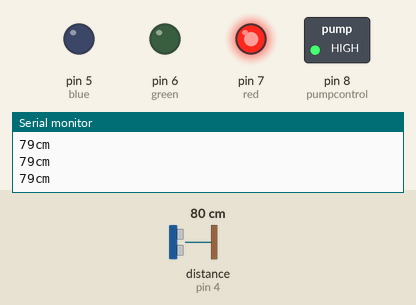
The sketch below on a simulated Arduino Uno, built with avr-gcc and run on an emulated ATmega328P. Shown: switched loads named in the sketch (green lamp = pin HIGH), output pins drawn as LEDs (lit = HIGH), the last lines printed to the serial monitor. Wiring (inferred from the names in the program): ultrasonic range finder: trigger pin 3; echo pin 4. The test bench sets the inputs (shaded band); at power-on: distance to the obstacle (sensor on pin 4) 80 cm. The echo pulse lasts 58.3 µs per cm; pins used as bus, display or sensor lines are not drawn.

Above: at 1.2 s.
1.3 s: distance to the obstacle (sensor on pin 4) set to 22 cm
2.8 s: distance to the obstacle (sensor on pin 4) set to 18 cm
At 3.7 s:
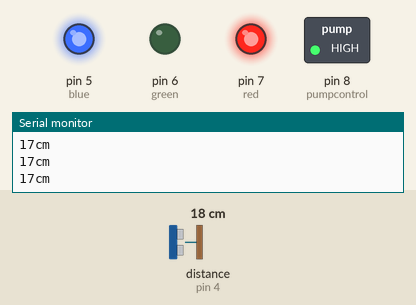
4.5 s: distance to the obstacle (sensor on pin 4) set to 14 cm
6.0 s: distance to the obstacle (sensor on pin 4) set to 11 cm
At 7.1 s:
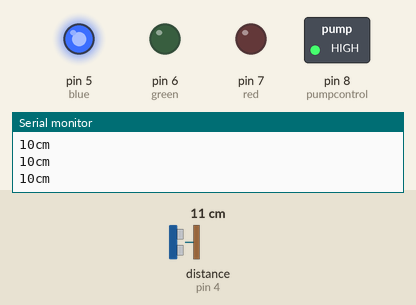
7.7 s: distance to the obstacle (sensor on pin 4) set to 9 cm
9.2 s: distance to the obstacle (sensor on pin 4) set to 6 cm
At 10.3 s:
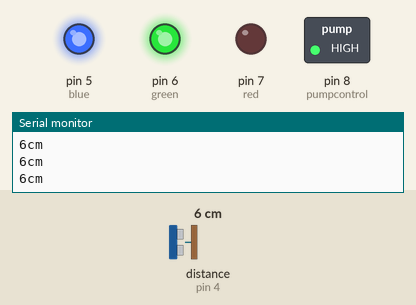
Timing chart, 0 to 12.0 s (numbered marks = the images above; inputs shaded):
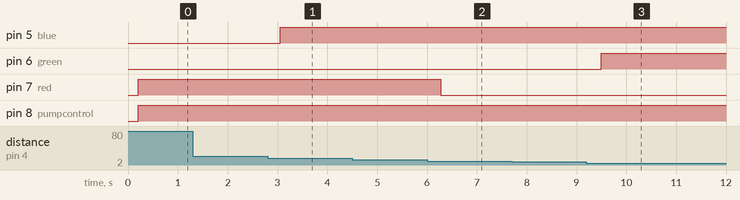

Measured:
- the behaviour switches between 20 and 19 cm on distance to the obstacle (sensor on pin 4) (found by bisection; images 0 and 1)
- the behaviour switches between 13 and 12 cm on distance to the obstacle (sensor on pin 4) (found by bisection; images 1 and 2)
- the behaviour switches between 8 and 7 cm on distance to the obstacle (sensor on pin 4) (found by bisection; images 2 and 3)
- after the input at 2.8 s, pin 5 (blue): LOW → HIGH after 0.25 s
- after the input at 6.0 s, pin 7 (red): HIGH → LOW after 0.28 s
- after the input at 9.2 s, pin 6 (green): LOW → HIGH after 0.30 s

The sketch:

smart_water_pump.ino
```cpp
//when the ultrasonic sensor detects that the water level is very low(which gives 3cm reading), the pump comes on;
//the leds are to show how full the water tank is;
const int trigPin=3; //assigns 'trig' of sensor to digitalPin 3
const int echoPin=4; //assigns 'echo' of sensor to digitalPin 4
int green = 6; //assigns gree terminal of led to digitalPin 6
int blue = 5; //assigns blue terminal of led to digitalPin 5
int red = 7; //assigns red terminal of led to digitalPin 7
int pumpcontrol = 8; //assigns the components controlling pump to digitalPin 8
void setup() {
  // put your setup code here, to run once:
Serial.begin(9600); //to set time rate for serial communication with board
  pinMode(trigPin, OUTPUT); //sets state of 'trigPin' to OUTPUT
  pinMode(echoPin, INPUT); //sets state of 'echoPin' to INPUT
pinMode(red, OUTPUT); //sets state of 'red' to OUTPUT
pinMode(green, OUTPUT);  //sets state of 'green' to OUTPUT
pinMode(blue, OUTPUT);  //sets state of 'blue' to OUTPUT
pinMode(pumpcontrol, OUTPUT);  //sets state of 'pumpcontrol' to OUTPUT
}

void loop() {
  // put your main code here, to run repeatedly:
long duration, distance; //declares 'duration' and 'distance' as number variables
  digitalWrite(trigPin, HIGH); //makes ultrasonic trigger to send out sound
  delayMicroseconds(10); //for ten microseconds
  digitalWrite(trigPin, LOW); //stops trigger signals
  duration = pulseIn(echoPin, HIGH); //duration now means the amount of time it takes for the echo to bounce back
  distance = (duration / 2) / 29.1; //calculates distance from duration using formula
  Serial.print(distance);  //prints distance to serial monitor
  Serial.println("cm"); //prints 'cm' as value
  delay(200); //to set the distance to print only once every 200 microseconds (five times every second)
if (distance<=3){ //if the water is up to 3cm from the top of the bucket i.e. it is full
  //GREEN light comes on while all others remain off.
  digitalWrite(green, HIGH);
  digitalWrite(blue, LOW);
  digitalWrite(red, LOW);
  digitalWrite(pumpcontrol, LOW);  //The pump stops pumping water.
  }

if ((distance>4)&&(distance<=6)){ //if the water is between 4cm and 6cm from the top of the bucket i.e. it is almost full
    //GREEN and BLUE lights come on together to give a 'cyan' or 'greenish-blue' colour while red remains off.
  digitalWrite(green, HIGH);
  digitalWrite(blue, HIGH);
  digitalWrite(red, LOW);
}
if ((distance>7)&&(distance<=11)){ //if the water is between 7cm and 11cm from the top of the bucket i.e. it is halfway full
    //BLUE light comes on while others remain off.
  digitalWrite(green, LOW);
  digitalWrite(blue, HIGH);
  digitalWrite(red, LOW);}
if ((distance>12)&&(distance<=18)){ //if the water is between 12cm and 18m from the top of the bucket i.e. it is low
      //BLUE and RED lights come on together to give a 'magenta' or 'pinkish-purple' colour while green remains off.
  digitalWrite(green, LOW);
  digitalWrite(blue, HIGH);
  digitalWrite(red, HIGH);
}
if(distance>19){ //if the water is more than 19cm from the top of the bucket i.e. it is empty or almost empty
  //RED light comes on while the others remain off.
  digitalWrite(green, LOW);
  digitalWrite(blue, LOW);
  digitalWrite(red, HIGH);
  digitalWrite(pumpcontrol, HIGH);  //The pump begins to pump water until container is full.
}
}
```
